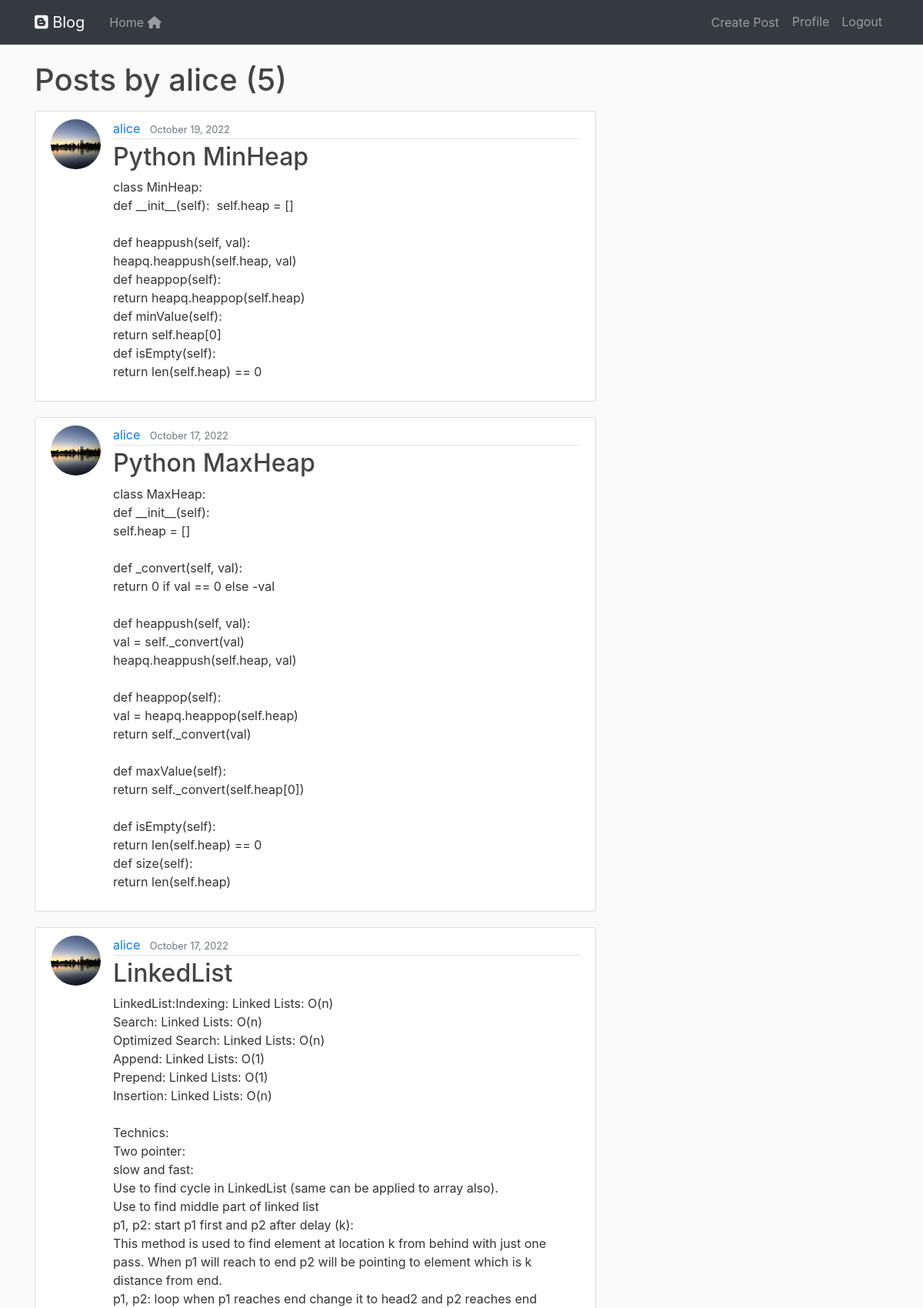
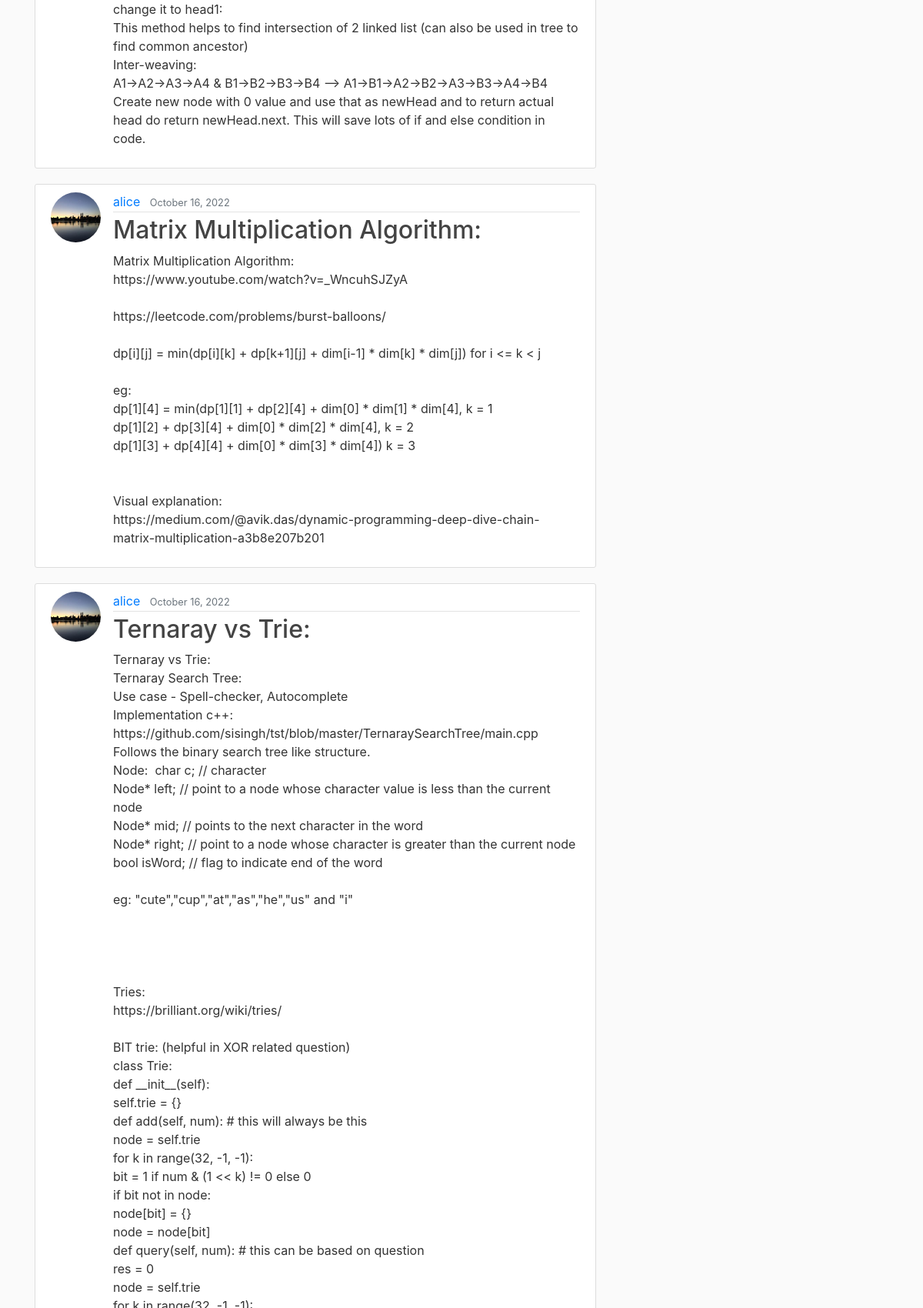
Page /user/alice (signed in, upper part) on the committed database (2 pictures, top to bottom).
### blog/models.py (models this page shows, shortened)
class Post(models.Model):
    title = models.CharField(max_length=100)
    content = models.TextField()
    date_posted = models.DateTimeField(default=timezone.now)
    author = models.ForeignKey(User, on_delete= models.CASCADE)

### users/models.py (models this page shows, shortened)
class Profile(models.Model):
    user = models.OneToOneField(User, on_delete= models.CASCADE)
    image = models.ImageField(default = 'default.jpg', upload_to='profile_pics')

### blog/views.py (the view)
# urls.py: path('user/<str:username>', UserPostListView.as_view(), name='user-posts'),
class UserPostListView(ListView):
    model = Post
    template_name = 'blog/user_posts.html'  # <app>/<model>_<viewtype>.html
    context_object_name = 'posts'
    paginate_by = 5
    def get_queryset(self):
        try:
            user = get_object_or_404(User, username=self.kwargs.get('username'))
        except Http404:
            logger.error(f"Failed to find username {self.kwargs.get('username')} in User model.")
            messages.warning(self.request, "Something went wrong, can not view posts filtered by user.")
            raise Http404("User doesn't exist")
        return Post.objects.filter(author=user).order_by('-date_posted')

### blog/templates/blog/user_posts.html (shortened to what this page needs)
{% extends "blog/base.html" %}
{% block content %}
    <h1 class="mb-3">Posts by {{ view.kwargs.username }} ({{ page_obj.paginator.count }})</h1>
    {% for post in posts %}
        <article class="media content-section">
          <img class="rounded-circle article-img" src="{{ post.author.profile.image.url }}">
          <div class="media-body">
            <div class="article-metadata">
              <a class="mr-2" href="{% url 'user-posts' post.author.username %}">{{ post.author }}</a>
              <small class="text-muted">{{ post.date_posted|date:"F d, Y" }}</small>
            </div>
            <h2><a class="article-title" href="{% url 'post-detail' post.id %}">{{ post.title }}</a></h2>
            <p class="article-content">{{ post.content }}</p>
          </div>
        </article>
    {% endfor %}
{% endblock content %}

### blog/static/blog/main.css (style rules this page uses)
h1, h2, h3, h4, h5, h6 { color: #444444; }
.content-section { background: #ffffff; padding: 10px 20px; border: 1px solid #dddddd; border-radius: 3px; margin-bottom: 20px; }
.article-title { color: #444444; }
.article-content { white-space: pre-line; }
.article-img { height: 65px; width: 65px; margin-right: 16px; }
.article-metadata { padding-bottom: 1px; margin-bottom: 4px; border-bottom: 1px solid #e3e3e3 }

### rows in the picture
Post: author.profile.image (picture), author "alice", date_posted "October 19, 2022", title "Python MinHeap", content "class MinHeap: def __init__(self): self.heap = [] def heappush(self, val): heapq.heappush(self.heap, val) def heappop(self): return heapq.heappop(self.heap) def minValue(self): return self.heap[0] def isEmpty(self): return len(self.heap) == 0"
Post: author.profile.image (picture), author "alice", date_posted "October 17, 2022", title "Python MaxHeap", content "class MaxHeap: def __init__(self): self.heap = [] def _convert(self, val): return 0 if val == 0 else -val def heappush(self, val): val = self._convert(val) heapq.heappush(self.heap, val) def heappop(self): val = heapq.heappop(self.heap) return self._convert(val) def maxValue(self): return self._convert(self.heap[0]) def isEmpty(self): return len(self.heap) == 0 def size(self): return len(self.heap)"
Post: author.profile.image (picture), author "alice", date_posted "October 17, 2022", title "LinkedList", content "LinkedList:Indexing: Linked Lists: O(n) Search: Linked Lists: O(n) Optimized Search: Linked Lists: O(n) Append: Linked Lists: O(1) Prepend: Linked Lists: O(1) Insertion: Linked Lists: O(n) Technics: Two pointer: slow and fast: Use to find cycle in LinkedList (same can be applied to array also). Use to find middle part of linked list p1, p2: start p1 first and p2 after delay (k): This method is used to find element at location k from behind with just one pass. When p1 will reach to end p2 will be pointing to element which is k distance from end. p1, p2: loop when p1 reaches end change it to head2 and p2 reaches end change it to head1: This method helps to find intersection of 2 linked list…"
Post: author.profile.image (picture), author "alice", date_posted "October 16, 2022", title "Matrix Multiplication Algorithm:", content "Matrix Multiplication Algorithm: https://www.youtube.com/watch?v=_WncuhSJZyA https://leetcode.com/problems/burst-balloons/ dp[i][j] = min(dp[i][k] + dp[k+1][j] + dim[i-1] * dim[k] * dim[j]) for i <= k < j eg: dp[1][4] = min(dp[1][1] + dp[2][4] + dim[0] * dim[1] * dim[4], k = 1 dp[1][2] + dp[3][4] + dim[0] * dim[2] * dim[4], k = 2 dp[1][3] + dp[4][4] + dim[0] * dim[3] * dim[4]) k = 3 Visual explanation: https://medium.com/@avik.das/dynamic-programming-deep-dive-chain-matrix-multiplication-a3b8e207b201"
Post: author.profile.image (picture), author "alice", date_posted "October 16, 2022", title "Ternaray vs Trie:"

### other values in the picture
{{ view.kwargs.username }} "alice"
{{ page_obj.paginator.count }} "5"
